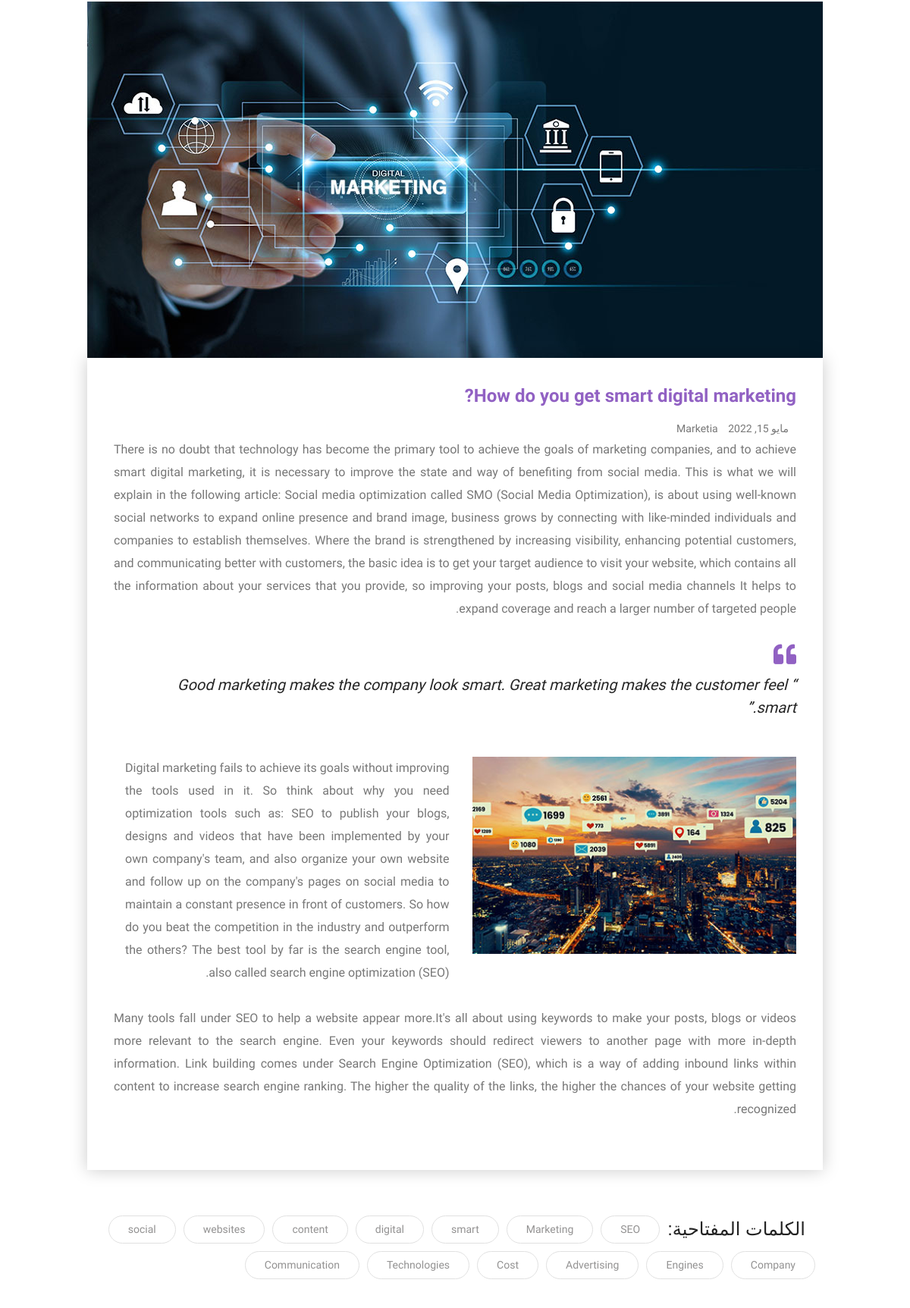
Page /blog/how-do-you-get-smart-digital-marketing/ (middle part) on the earlier database version.
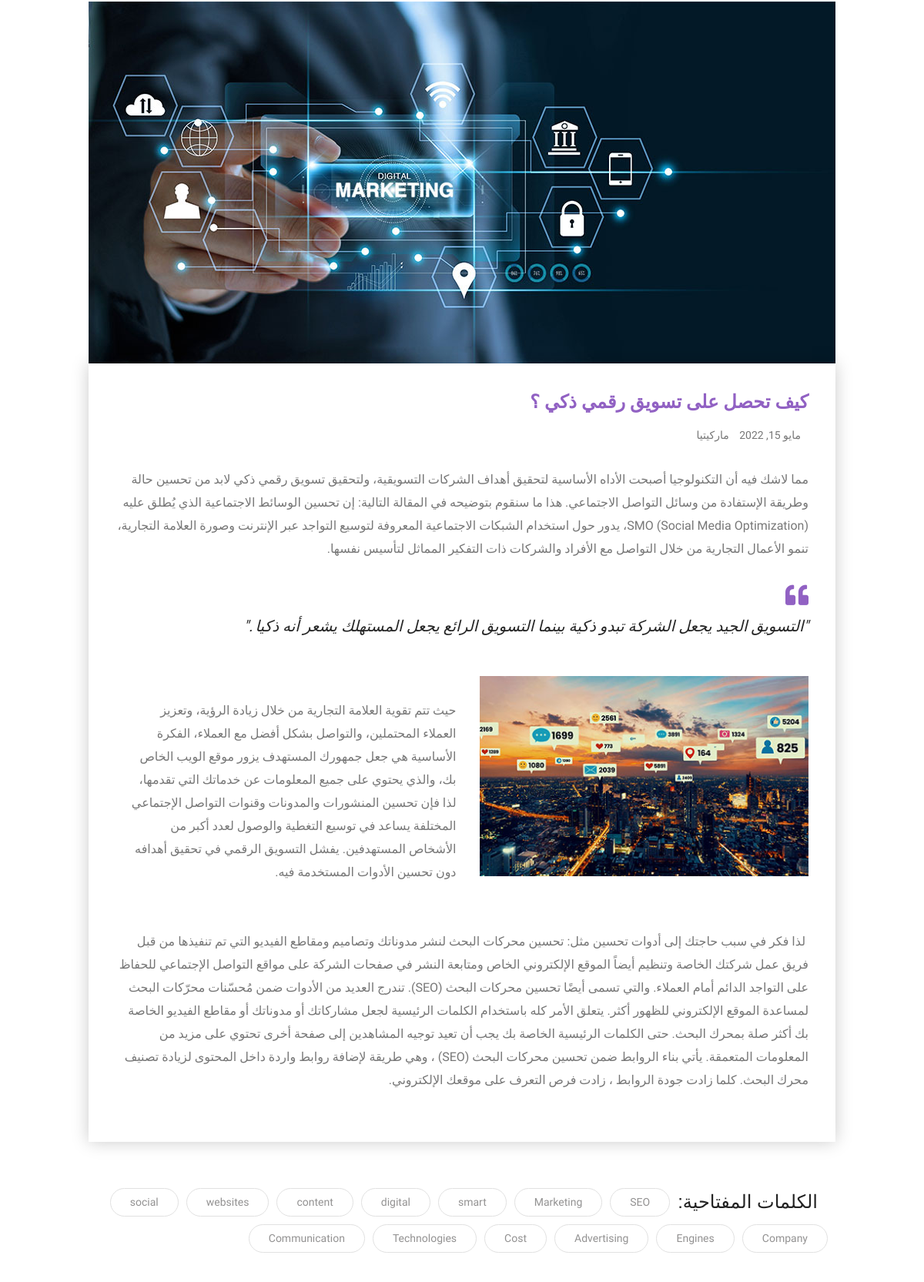
Same page on the later database version.
### blog/models.py (models this page shows, shortened)
class Post(models.Model):
    author = models.CharField(max_length=100)
    image_author = models.ImageField(upload_to='post/', blank=True, null=True)
    title = models.CharField(max_length=100)
    tags = models.ManyToManyField(Tag)
    post_views = models.PositiveIntegerField(default=0)
    image_home = models.ImageField(upload_to='post/', blank=True, null=True)
    image_list = models.ImageField(upload_to='post/', blank=True, null=True)
    image_detail_head = models.ImageField(upload_to='post/', blank=True, null=True)
    image_detail_body = models.ImageField(upload_to='post/', blank=True, null=True)
    created_at = models.DateField()
    description_one = models.TextField()
    description_two = models.TextField()
    description_three = models.TextField()
    description_blockquote = models.TextField()
    category = models.ManyToManyField(Category, related_name='post_category')
    slug = models.SlugField(blank=True, null=True)
    def save(self, *args, **kwargs):
        if not self.slug:
            self.slug = slugify(self.title)
        super(Post, self).save(*args, **kwargs)  # Call the real save() method
    class Meta:
        ordering = ['created_at']
    def get_absolute_url(self):
        return reverse('blog:post_detail', kwargs={'slug': self.slug})

### blog/views.py (the view)
# urls.py: path("<slug:slug>/", PostDetail.as_view(), name="post_detail"),
class PostDetail(DetailView):
    model = Post
    def get_object(self):
        post = super().get_object()
        post.post_views += 1
        post.save()
        return post
    def get_context_data(self, **kwargs):
        context = super().get_context_data(**kwargs)
        context["tags"] = Tag.objects.all()
        return context

### templates/blog/post_detail.html (shortened to what this page needs)
{% extends "base.html" %}
{% load static %}
{% load i18n %}
{% block body %}
<div class="page-wrapper
            {% get_current_language as LANGUAGE_CODE %}
            {% if LANGUAGE_CODE == 'en' %}
            rtl
            {% else %}
            ltr
            {% endif %}">
    <div class="blog-detail style-two">
        <div class="inner-container">
            <div class="news-block-two">
                <div class="inner-box">
                     <div class="image-box">
                        <figure class="image"><img src="{{post.image_detail_head.url}}" alt=""></figure>
                    </div>
                    <div class="caption-box">
                        <div class="inner">
                            <h3>{{post.title}}</h3>
                            <ul class="info">
                                <li>{{post.created_at|date:"F j, Y"}}</li>
                                <li><a href="#">{{post.author}}</a></li>
                            </ul>
                            <p>{{post.description_one|safe}}</p>
                            <blockquote>
                                <i class="fas fa-quote-left"></i> {{post.description_blockquote|safe}}
                            </blockquote>
                            <div class="tow-column row">
                                <div class="image-column col-lg-6 col-md-12 col-sm-12">
                                    <figure class="image"><img src="{{post.image_detail_body.url}}" alt=""></figure>
                                </div>
                                <div class="text-column col-lg-6 col-md-12 col-sm-12">
                                    <p>{{post.description_two|safe}}</p>
                                </div>
                            </div>
                            <p>{{post.description_three|safe}}</p>
                        </div>
                    </div>
                </div>
            </div>
            <div class="tags clearfix">
                <span class="title">{% trans "Tags:" %}</span>
                {% for tag in tags %}
                <ul>
                    <li><a >{{tag.name}}</a></li>
                </ul>
                {% endfor %}
            </div>
        </div>
    </div>
</div>
{% endblock body %}

Differences in the rows shown:
changed Post: title "How do you get smart digital marketing?" → "كيف تحصل على تسويق رقمي ذكي ؟"; author "Marketia" → "ماركيتيا"; description_one "There is no doubt that technology has become the primary tool to achieve the goals of marketing companies, and to achieve smart digital marketing, it is necessary to improve the state and way of benefiting from social media. This is what we will explain in the following article: Social media optimization called SMO (Social Media Optimization), is about using well-known social networks to expand online presence and brand image, business grows by connecting with like-minded individuals and companies to establish themselves. Where the brand is strengthened by increasing visibility, enhancing potential customers, and communicating better with customers, the basic idea is to get your target…" → "مما لاشك فيه أن التكنولوجيا أصبحت الأداه الأساسية لتحقيق أهداف الشركات التسويقية، ولتحقيق تسويق رقمي ذكي لابد من تحسين حالة وطريقة الإستفادة من وسائل التواصل الاجتماعي. هذا ما سنقوم بتوضيحه في المقالة التالية: إن تحسين الوسائط الاجتماعية الذي يُطلق عليه (SMO (Social Media Optimization، يدور حول استخدام الشبكات الاجتماعية المعروفة لتوسيع التواجد عبر الإنترنت وصورة العلامة التجارية، تنمو الأعمال التجارية من خلال التواصل مع الأفراد والشركات ذات التفكير المماثل لتأسيس نفسها."; description_blockquote "“ Good marketing makes the company look smart. Great marketing makes the customer feel smart.”" → "\"التسويق الجيد يجعل الشركة تبدو ذكية بينما التسويق الرائع يجعل المستهلك يشعر أنه ذكيا .\""; description_two "Digital marketing fails to achieve its goals without improving the tools used in it. So think about why you need optimization tools such as: SEO to publish your blogs, designs and videos that have been implemented by your own company's team, and also organize your own website and follow up on the company's pages on social media to maintain a constant presence in front of customers. So how do you beat the competition in the industry and outperform the others? The best tool by far is the search engine tool, also called search engine optimization (SEO)." → "حيث تتم تقوية العلامة التجارية من خلال زيادة الرؤية، وتعزيز العملاء المحتملين، والتواصل بشكل أفضل مع العملاء، الفكرة الأساسية هي جعل جمهورك المستهدف يزور موقع الويب الخاص بك، والذي يحتوي على جميع المعلومات عن خدماتك التي تقدمها، لذا فإن تحسين المنشورات والمدونات وقنوات التواصل الإجتماعي المختلفة يساعد في توسيع التغطية والوصول لعدد أكبر من الأشخاص المستهدفين. يفشل التسويق الرقمي في تحقيق أهدافه دون تحسين الأدوات المستخدمة فيه."; description_three "Many tools fall under SEO to help a website appear more.It's all about using keywords to make your posts, blogs or videos more relevant to the search engine. Even your keywords should redirect viewers to another page with more in-depth information. Link building comes under Search Engine Optimization (SEO), which is a way of adding inbound links within content to increase search engine ranking. The higher the quality of the links, the higher the chances of your website getting recognized." → "لذا فكر في سبب حاجتك إلى أدوات تحسين مثل: تحسين محركات البحث لنشر مدوناتك وتصاميم ومقاطع الفيديو التي تم تنفيذها من قبل فريق عمل شركتك الخاصة وتنظيم أيضاً الموقع الإلكتروني الخاص ومتابعة النشر في صفحات الشركة على مواقع التواصل الإجتماعي للحفاظ على التواجد الدائم أمام العملاء. والتي تسمى أيضًا تحسين محركات البحث (SEO). تندرج العديد من الأدوات ضمن مُحسّنات محرّكات البحث لمساعدة الموقع الإلكتروني للظهور أكثر. يتعلق الأمر كله باستخدام الكلمات الرئيسية لجعل مشاركاتك أو مدوناتك أو مقاطع الفيديو الخاصة بك أكثر صلة بمحرك البحث. حتى الكلمات الرئيسية الخاصة بك يجب أن تعيد توجيه المشاهدين إلى صفحة أخرى تحتوي على مزيد من المعلومات المتعمقة. يأتي بناء الروابط ضمن تحسين محركات البحث (SEO) ، وهي طريقة…"
